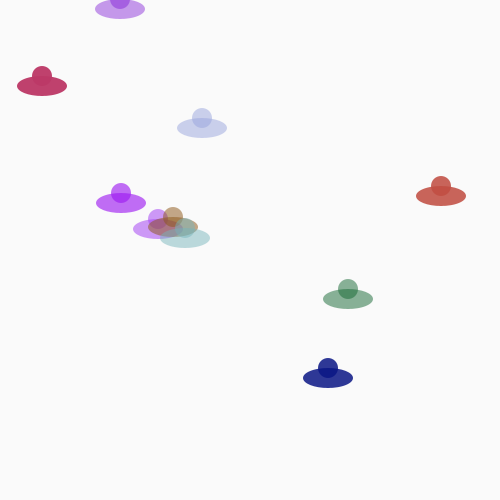
Frame 1 (no input)
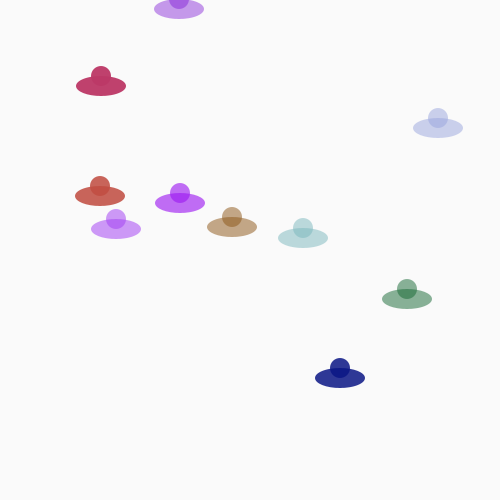
Frame 60 (the mouse pressed at the canvas centre just before this capture)
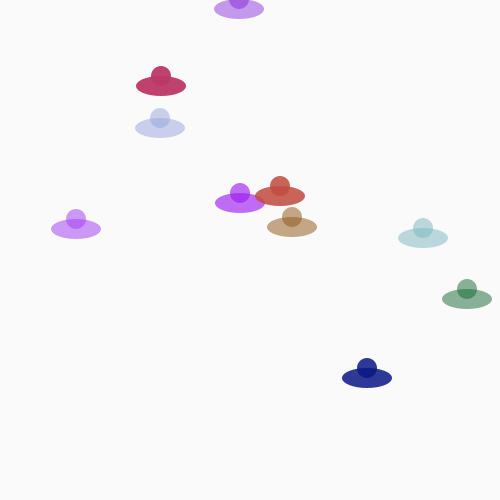
Frame 120 (the mouse held since frame 60 and released just before this capture)

The Processing sketch that drew these frames (run headless with seeded random() and noise(); from frame 60 on, the mouse is pressed at the canvas centre):

// Processing sketch: classes02
// ── classes02.pde
int num = 10; 
Ship[] ufo; 

void setup(){
  size(500, 500); 
  smooth(); 
  
  ufo = new Ship[num]; 
  
  for( int i =0; i<num; i++){
    ufo[i] = new Ship(); 
  }
}

void draw(){
    background(250); 
    
    for(int i = 0; i<num; i++){
      ufo[i].drawShip(); 
      ufo[i].moveShip();      
    }
}
// ── Ship.pde
class Ship{
    color col;
    PVector position; 
    PVector velocity; 

    Ship(){
      
      col = color(random(255), random(255), random(255), random(100, 255));
      velocity = new PVector(int(random(1, 10)), 0); 
      
      position = new PVector(int(random(width)), int(random(height))); 
    }
    
    void drawShip(){
      noStroke(); 
      fill(col); 
      
      ellipse(position.x, position.y, 50, 20); 
      ellipse(position.x, position.y-10, 20, 20); 
    }
    
    void moveShip(){
      position.add(velocity); 
      
      if(position.x > width && velocity.x >0){
        position.x= -20; 
        position.add(velocity); 
      }
    }
}
